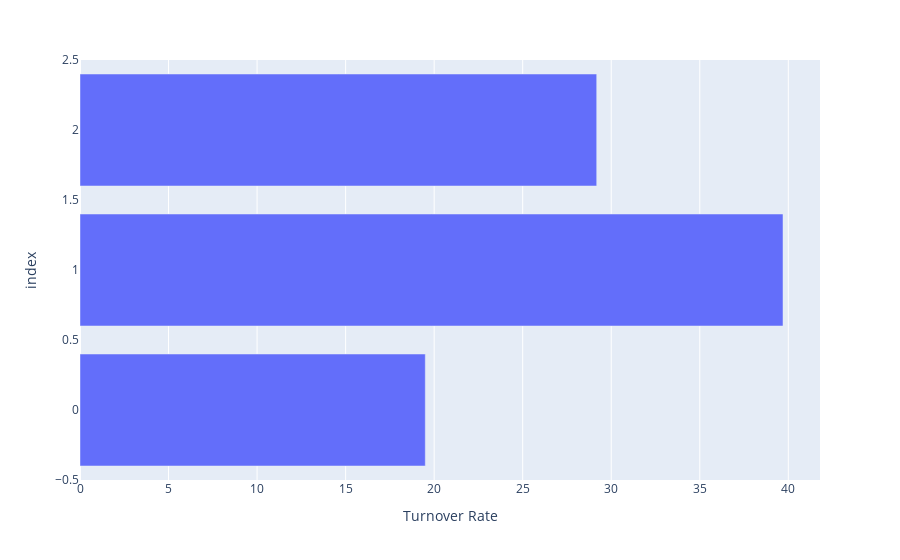

This figure's notebook cell:
### Code cell
px.bar(df_rev_satis_graph, x="Turnover Rate", hover_name="Review Compared to Avg")

### Figure 1 — Plotly figure (JSON) as saved in the notebook; plotly's stock layout.template omitted (floating-point values rounded to 4 significant figures)
{"data": [{"alignmentgroup": "True", "hovertemplate": "<b>%{hovertext}</b><br><br>Turnover Rate=%{x}<br>index=%{y}<extra></extra>", "hovertext": ["Low Review", "High Review", "Avg"], "legendgroup": "", "marker": {"color": "#636efa", "pattern": {"shape": ""}}, "name": "", "offsetgroup": "", "orientation": "h", "showlegend": false, "textposition": "auto", "type": "bar", "x": [19.5, 39.7, 29.18], "xaxis": "x", "y": [0, 1, 2], "yaxis": "y"}], "layout": {"barmode": "relative", "legend": {"tracegroupgap": 0}, "margin": {"t": 60}, "xaxis": {"anchor": "y", "domain": [0, 1], "title": {"text": "Turnover Rate"}}, "yaxis": {"anchor": "x", "domain": [0, 1], "title": {"text": "index"}}}}
